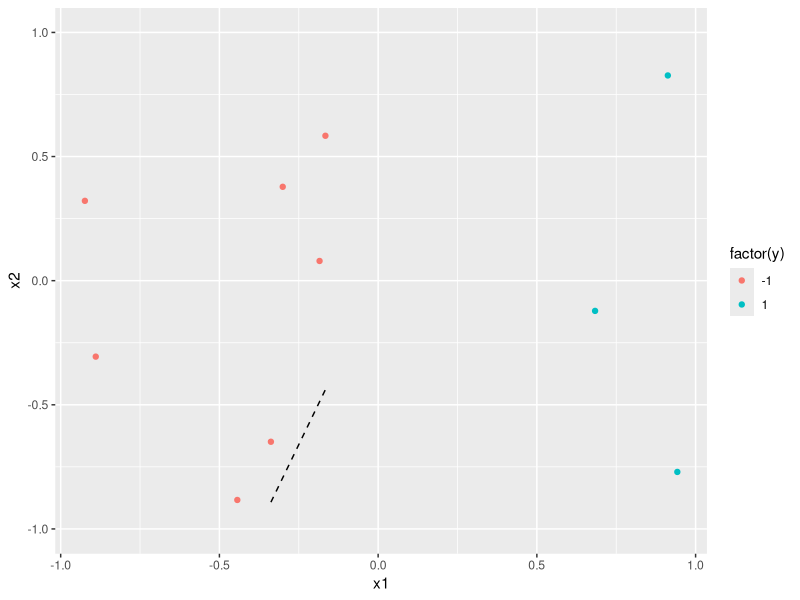

Write the R code that produced this figure. (Note: a time limit stopped this script after it produced the figure.)
library(data.table)
library(dplyr)
library(ggplot2)
library(e1071)
# library(kernlab)

makeTarget <- function() {
    f <- function(x) {
        p1 <- runif(n=2, min=-1, max=1)
        p2 <- runif(n=2, min=-1, max=1)
        
        m <- (p2[2] - p1[2])/(p2[1] - p1[1])
        
        y <- p1[2] + m*(x - p1[1])
        
        return(y)
    }
}

makeData <- function(N) {
    f <- makeTarget() 
    
    data <- data.table(x1=runif(n=N, min=-1, max=1), x2=runif(n=N, min=-1, max=1))
    data[, y := ifelse(x2 > f(x1), yes=1, no=-1)]
    
    at_least_one <- abs(sum(data$y)) < N
    
    while (!at_least_one) {
        f <- makeTarget()
        
        data <- data.table(x1=runif(n=N, min=-1, max=1), x2=runif(n=N, min=-1, max=1))
        data[, y := ifelse(x2 > f(x1), yes=1, no=-1)]
        
        at_least_one <- abs(sum(data$y)) < N
    }
    
    return (d)
}

perceptron <- function(data) {
    N <- nrow(data)
    
    X <- cbind(x0=rep(1, times=N), data[, .(x1, x2)]) %>% as.matrix()
    y <- matrix(data$y)
        
    w <- matrix(0, nrow=3, ncol=1)
    
    converged <- FALSE
    
    while (!converged) {
        y_pred <- sign(X %*% w)
        
        misclassified <- which(y != y_pred)
        
        if (any(misclassified)) {
            index <- sample(misclassified, size=1)
            
            w <- w + y[index]*matrix(X[index, ])
        } else {
            converged <- TRUE
        }
    }

    return(w)
}

wfunc <- function(w) {
    f <- function(x) {
        y <- -(w[1] + w[2]*x)/w[3]
        return(y)
    }
    return(f)
}

error_f <- function(g, f) {
    x <- runif(n=1e+6, min=-1, max=1)
    y <- runif(n=1e+6, min=-1, max=1)
    
    y_f <- y > f(x)
    y_g <- y > g(x)
    
    return(mean(y_f != y_g))
}

N <- 10; gucci <- FALSE

while (!gucci) {
    f <- makeTarget()
    
    data <- data.table(x1=runif(n=N, min=-1, max=1), x2=runif(n=N, min=-1, max=1))
    data[, y := ifelse(x2 > f(x1), yes=1, no=-1)]
    
    if (abs(sum(data$y)) < N - 2) {
        gucci <- TRUE
    }
}

w_p <- perceptron(data)
f_p <- wfunc(w_p)

data[, x_p := f_p(x1)]

# If y is a factor, default type is 'C-classification', otherwise must set manually
# NOTE: Setting kernel='linear' fixed all the weird problems I was having with the hyperplane of the SVM not lining up with that of the perceptron from before! Yaaaaay! 
svm.model <- svm(y ~ x1 + x2, data=data, kernel='linear', type='C-classification', cost=2000, scale=FALSE)

w_svm <- t(svm.model$coefs) %*% svm.model$SV
b_svm <- -svm.model$rho

# Concatenate the vectors back to the hyperplane vector
w_svm <- c(b_svm, w_svm)

f_svm <- wfunc(w_svm)

data[, x_svm := f_svm(x1)]

p <- ggplot(data=data) + geom_point(aes(x=x1, y=x2, color=factor(y)))
p <- p + geom_line(aes(x=x1, y=x_p), linetype='dashed')
p <- p + geom_line(aes(x=x1, y=x_svm))
p <- p + ylim(c(-1, 1))
p

N <- 10

errors_p <- numeric(1000)
errors_svm <- numeric(1000)

for (i in 1:1000) {
    gucci <- FALSE
    
    while(!gucci) {
        f <- makeTarget()
        
        data <- data.table(x1=runif(n=N, min=-1, max=1), x2=runif(n=N, min=-1, max=1))
        data[, y := ifelse(x2 > f(x1), yes=1, no=-1)]
        
        if (abs(sum(data$y)) < N) {
            gucci <- TRUE
        }
    }
    
    w_p <- perceptron(data)
    f_p <- wfunc(w_p)
    
    svm.model <- svm(y ~ x1 + x2, data=data, kernel='linear', type='C-classification', cost=1e+6, scale=FALSE)
    
    w_svm <- t(svm.model$coefs) %*% svm.model$SV
    b_svm <- -svm.model$rho
    
    w_svm <- c(b_svm, w_svm)
    
    f_svm <- wfunc(w_svm)
    
    errors_p[i] <- error_f(g=f_p, f=f)
    errors_svm[i] <- error_f(g=f_svm, f=f)
    
    print(i)
}
